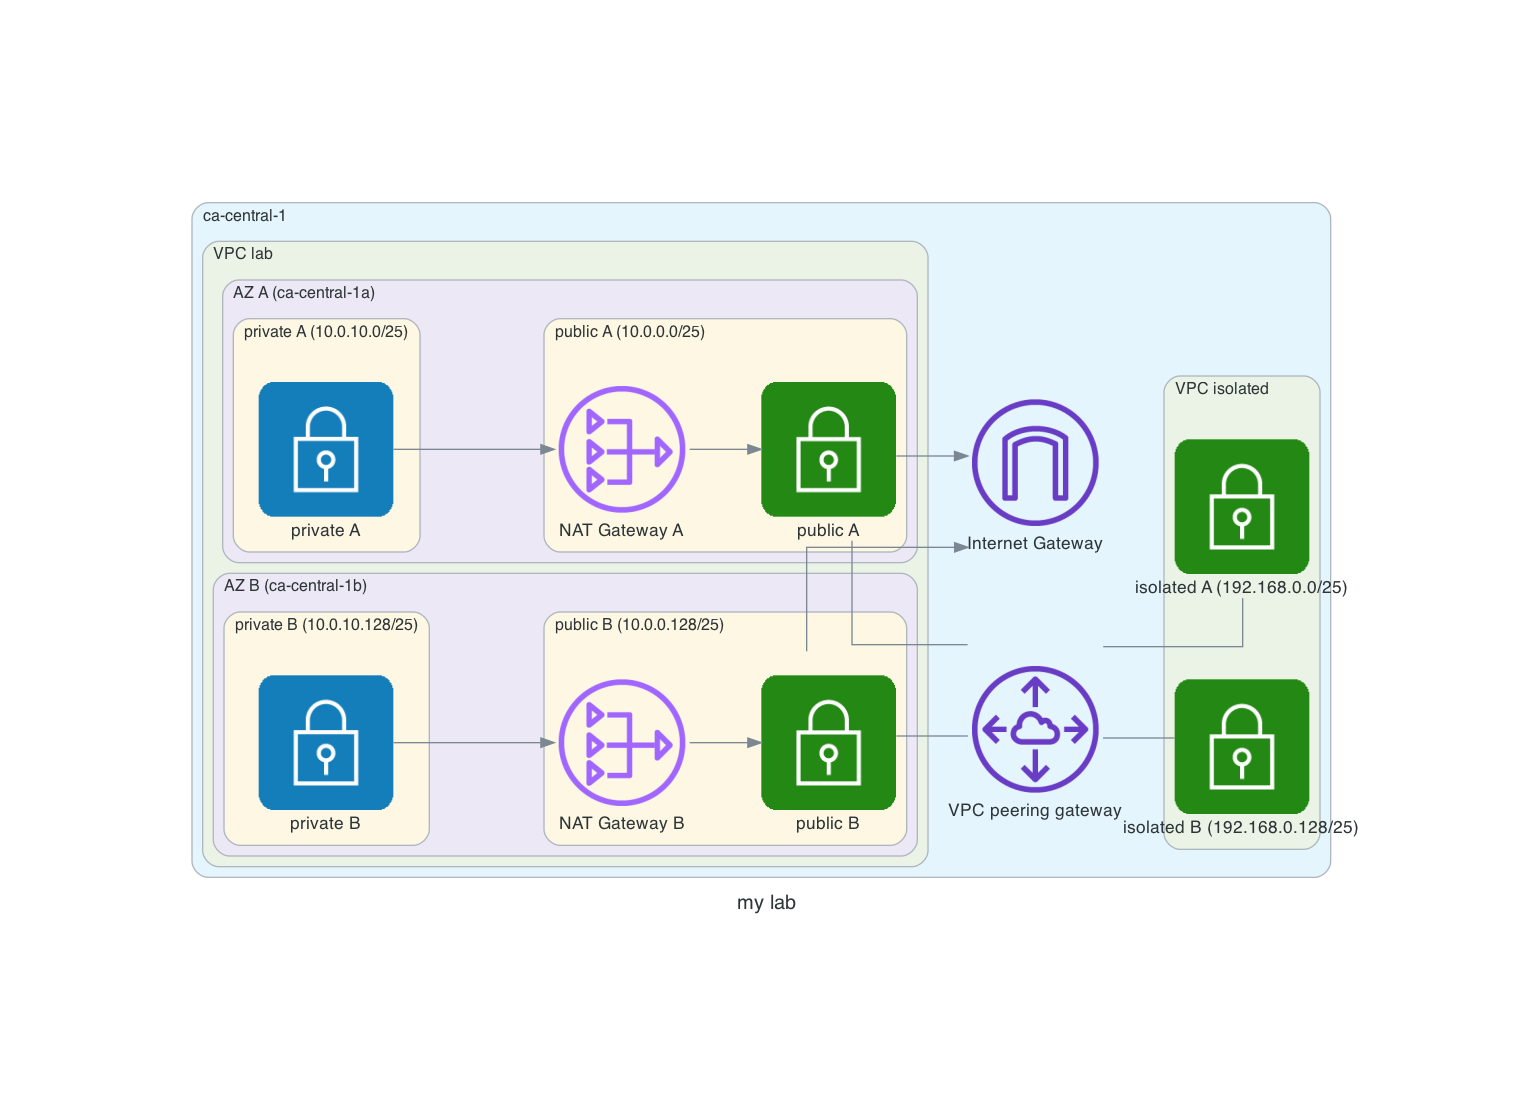

Generate this figure with Python:
from diagrams import Cluster, Diagram
from diagrams.aws.network import VPC, VPCPeering
from diagrams.aws.network import NATGateway, InternetGateway
from diagrams.aws.network import PublicSubnet, PrivateSubnet


with Diagram("my lab"):
  with Cluster("ca-central-1"):

    with Cluster("VPC lab") as vpc_lab:

      with Cluster("AZ A (ca-central-1a)"):
        with Cluster("public A (10.0.0.0/25)"):
          public_a = PublicSubnet("public A")
          natgw_a = NATGateway("NAT Gateway A")

        with Cluster("private A (10.0.10.0/25)"):
          private_a = PrivateSubnet("private A")

        private_a >> natgw_a >> public_a

      with Cluster("AZ B (ca-central-1b)"):
        with Cluster("public B (10.0.0.128/25)"):
          public_b = PublicSubnet("public B")
          natgw_b = NATGateway("NAT Gateway B")

        with Cluster("private B (10.0.10.128/25)"):
          private_b = PrivateSubnet("private B")

        private_b >> natgw_b >> public_b

    with Cluster("VPC isolated") as vpc_isolated:
      isolated_a = PublicSubnet("isolated A (192.168.0.0/25)")
      isolated_b = PublicSubnet("isolated B (192.168.0.128/25)")

    peer = VPCPeering("VPC peering gateway")
    [public_a, public_b] - peer - [isolated_a, isolated_b]

    ig = InternetGateway("Internet Gateway")
    [public_a, public_b] >> ig
